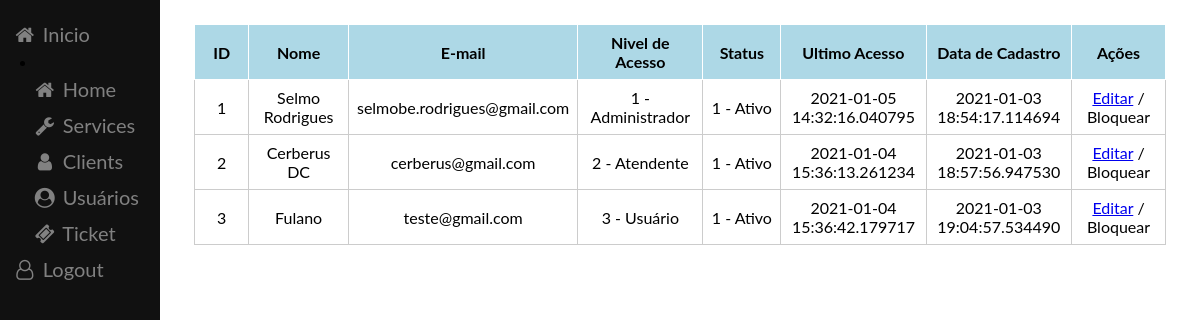
The page /users (signed in) on the database its author committed.
### app/models.py (models this page shows, shortened)
class  User(db.Model, UserMixin):
    __tablename__ = 'USERS'
    USER_ID  = db.Column(db.Integer, autoincrement=True, primary_key=True)
    USER_NAME = db.Column(db.String(86), nullable=False)
    USER_EMAIL = db.Column(db.String(84), nullable=False, unique=True)
    USER_HASH_PASSWORD = db.Column(db.String(128), nullable=False)
    USER_ACCESS_LEVEL = db.Column(db.Integer(), nullable=False)
    USER_STATUS = db.Column(db.Integer(), nullable=False)
    USER_LAST_ACCESS = db.Column(db.DateTime, nullable=False)
    USER_DATE_REGISTER = db.Column(db.DateTime, nullable=False)

### main.py (the view)
@app.route('/users')
def users():
    user_list = User.query.all()
    return render_template('users.html', users=user_list)

### app/models.py (called while the page is built)
@login_manager.user_loader
def get_user(user_id):
    return User.query.filter_by(USER_ID=user_id).first()

### app/templates/users.html (shortened to what this page needs)
{% extends "base.html" %}
    {% block content %}
    <table>
        <thead>
        <tr>
            <th>ID</th>
            <th>Nome</th>
            <th>E-mail</th>
            <th>Nivel de Acesso</th>
            <th>Status</th>
            <th>Ultimo Acesso</th>
            <th>Data de Cadastro</th>
            <th>Ações</th>
        </tr>
        </thead>
        <tbody>
            {% for row in users%}
            <tr>
                <td>{{ row.USER_ID }}</td>
                <td>{{ row.USER_NAME }}</td>
                <td>{{ row.USER_EMAIL }}</td>
                {% if row.USER_ACCESS_LEVEL==1 %}
                    <td>1 - Administrador</td>
                {% elif row.USER_ACCESS_LEVEL==2 %}
                    <td>2 - Atendente</td>
                {% elif row.USER_ACCESS_LEVEL==3 %}
                    <td>3 - Usuário</td>
                {% endif %}
                {% if row.USER_STATUS==1 %}
                    <td>1 - Ativo</td>
                {% elif row.USER_STATUS==2 %}
                    <td>2 - Inativo</td>
                {% elif row.USER_STATUS==3 %}
                    <td>3 - Bloqueado</td>
                {% endif %}
                <td>{{ row.USER_LAST_ACCESS }}</td>
                <td>{{ row.USER_DATE_REGISTER }}</td>
                <td> <a href="{{ url_for('user_edit', user_id=row.USER_ID) }}">Editar</a> / Bloquear</td>
            </tr>
            {% endfor %}
        </tbody>
    </table>
  {% endblock %}

### app/templates/base.html (shortened to what this page needs)
<!DOCTYPE html>
<html>
  <head>
  <link rel="stylesheet" href="https://cdnjs.cloudflare.com/ajax/libs/font-awesome/4.7.0/css/font-awesome.min.css">
  </head>
<body>
  {% if current_user.is_authenticated %}
  <div class="sidebar">
    <a href="#home"><i class="fa fa-fw fa-home"></i> Inicio</a>
    <li>
      <lu><a href="#home"><i class="fa fa-fw fa-home"></i> Home</a></lu>
      <lu><a href="#services"><i class="fa fa-fw fa-wrench"></i> Services</a></lu>
      <lu><a href="#clients"><i class="fa fa-fw fa-user"></i> Clients</a></lu>
      <lu><a href="{{ url_for('users') }}"><i class="fa fa-fw fa-user-circle"></i> Usuários</a></lu>
      <lu><a href="#ticket"><i class="fa fa-fw fa-ticket"></i> Ticket</a></lu>
    </li>
    <a href="{{ url_for('logout') }}"><i class="fa fa-fw fa-user-o"></i> Logout</a>
  </div>
  <div class="content">
    <div class="main">
      {% block content %}{% endblock %}
    </div>
  </div>
  {% else %}
    <h1>Usuario não autenticado, bem vindo visitante</h1>
    <div class="card-group">
      <label>Já possui cadastro? <a href="{{ url_for('login')}}">Entrar</a></label>
    </div>
  {% endif %}
</body>
</html>

### app/templates/base.html (style rules this page uses)
body { font-family: "Lato", sans-serif; }
.sidebar { height: 100%; width: 160px; position: fixed; z-index: 1; top: 0; left: 0; background-color: #111; overflow-x: hidden; padding-top: 16px; }
.sidebar a { padding: 6px 8px 6px 12px; text-decoration: none; font-size: 20px; color: #818181; display: block; }
.sidebar li { padding:0px 0px 0px 20px; padding-bottom: 0px; }
.main { margin-left: 160px; padding: 0px 10px; }

### app/templates/users.html (style rules this page uses)
table { border-collapse: collapse; }
td, th { border: 1px solid #999; padding: 0.5rem; width: 10rem; height: 2rem; border: 1px solid #ccc; text-align: center; }
th { background: lightblue; border-color: white; }
body { padding: 1rem; }

### rows shown on the page
User: USER_ID "1", USER_NAME "Selmo Rodrigues", USER_EMAIL "selmobe.rodrigues@gmail.com", USER_ACCESS_LEVEL "1 - Administrador", USER_STATUS "1 - Ativo", USER_LAST_ACCESS "2021-01-05 14:32:16.040795", USER_DATE_REGISTER "2021-01-03 18:54:17.114694"
User: USER_ID "2", USER_NAME "Cerberus DC", USER_EMAIL "cerberus@gmail.com", USER_ACCESS_LEVEL "2 - Atendente", USER_STATUS "1 - Ativo", USER_LAST_ACCESS "2021-01-04 15:36:13.261234", USER_DATE_REGISTER "2021-01-03 18:57:56.947530"
User: USER_ID "3", USER_NAME "Fulano", USER_EMAIL "teste@gmail.com", USER_ACCESS_LEVEL "3 - Usuário", USER_STATUS "1 - Ativo", USER_LAST_ACCESS "2021-01-04 15:36:42.179717", USER_DATE_REGISTER "2021-01-03 19:04:57.534490"
